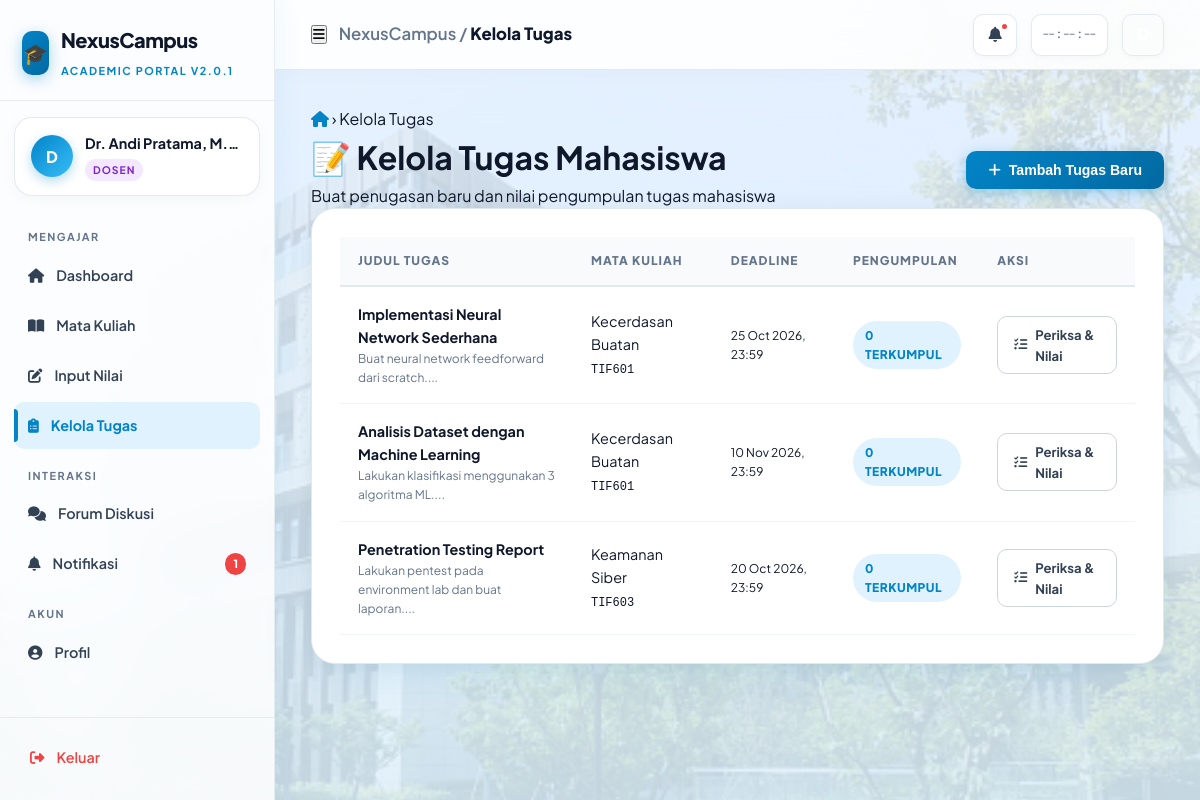
/modules/dosen/tugas.php (signed in), run on the app's committed database.
### tables this page shows
CREATE TABLE tugas (
    id          INT AUTO_INCREMENT PRIMARY KEY,
    matkul_id   INT NOT NULL,
    judul       VARCHAR(200) NOT NULL,
    deskripsi   TEXT,
    deadline    DATETIME NOT NULL,
    max_score   DECIMAL(5,2) DEFAULT 100,
    created_at  DATETIME DEFAULT CURRENT_TIMESTAMP,
    FOREIGN KEY (matkul_id) REFERENCES mata_kuliah(id) ON DELETE CASCADE
);

CREATE TABLE mata_kuliah (
    id          INT AUTO_INCREMENT PRIMARY KEY,
    kode        VARCHAR(20) UNIQUE NOT NULL,
    nama        VARCHAR(150) NOT NULL,
    sks         TINYINT NOT NULL DEFAULT 3,
    dosen_id    INT NOT NULL,
    semester    TINYINT NOT NULL,
    prodi       VARCHAR(100) NOT NULL,
    deskripsi   TEXT DEFAULT NULL,
    created_at  DATETIME DEFAULT CURRENT_TIMESTAMP,
    FOREIGN KEY (dosen_id) REFERENCES dosen(id) ON DELETE CASCADE
);

### includes/auth.php (called while the page is built, shortened)
<?php
function e(mixed $val): string {
    return htmlspecialchars((string)$val, ENT_QUOTES | ENT_SUBSTITUTE, 'UTF-8');
}

### modules/dosen/tugas.php (the view, shortened to what this page needs)
<?php
require_once '../../includes/auth.php';
$db = getDB();
$user = getCurrentUser();
$dosenId = $user['profile_id'];
$stmt = $db->prepare("
    SELECT t.*, mk.nama as matkul_nama, mk.kode as matkul_kode,
           (SELECT COUNT(*) FROM pengumpulan_tugas WHERE tugas_id = t.id) as total_submit,
           (SELECT COUNT(*) FROM pengumpulan_tugas WHERE tugas_id = t.id AND status = 'submitted') as pending_grade
    FROM tugas t
    JOIN mata_kuliah mk ON t.matkul_id = mk.id
    WHERE mk.dosen_id = ?
    ORDER BY t.created_at DESC
");
$stmt->execute([$dosenId]);
$tugasList = $stmt->fetchAll();
$reviewSubmissions = [];
$selectedTugasInfo = null;
require_once '../../includes/layout_header.php';
?>
<div class="page-header animate-fade-in-up">
  <div class="breadcrumb">
    <a href="<?= APP_URL ?>/dashboard.php"><i class="fas fa-house"></i></a>
    <span class="breadcrumb-sep">›</span>
    <span>Kelola Tugas</span>
  </div>
  <div class="flex-between">
    <div>
      <h1 class="page-title">📝 Kelola Tugas Mahasiswa</h1>
      <p class="page-subtitle">Buat penugasan baru dan nilai pengumpulan tugas mahasiswa</p>
    </div>
    <button class="btn btn-primary" onclick="NexusModal.open('modalTambahTugas')">
      <i class="fas fa-plus"></i> Tambah Tugas Baru
    </button>
  </div>
</div>
<?php if ($selectedTugasInfo): ?>
<div class="card animate-fade-in-up mb-3">
  <div class="flex-between mb-3">
    <div>
      <h3 style="font-size:1.2rem;margin-bottom:4px"><?= e($selectedTugasInfo['judul']) ?></h3>
      <span class="badge badge-blue"><?= e($selectedTugasInfo['matkul_nama']) ?></span>
      <span class="text-sm text-muted ml-2">Deadline: <?= date('d M Y, H:i', strtotime($selectedTugasInfo['deadline'])) ?></span>
    </div>
    <a href="tugas.php" class="btn btn-outline btn-sm"><i class="fas fa-arrow-left"></i> Kembali ke Daftar Tugas</a>
  </div>
  <div class="table-container">
    <table class="table">
      <thead>
        <tr>
          <th>NIM & Mahasiswa</th>
          <th>Waktu Kirim</th>
          <th>File Pengumpulan</th>
          <th>Catatan Mahasiswa</th>
          <th>Nilai & Feedback</th>
        </tr>
      </thead>
      <tbody>
        <?php if (empty($reviewSubmissions)): ?>
        <tr><td colspan="5" class="text-center text-muted">Belum ada mahasiswa yang mengumpulkan tugas ini.</td></tr>
        <?php endif; ?>
        <?php foreach ($reviewSubmissions as $sub): ?>
        <tr>
          <td>
            <strong><?= e($sub['nama_lengkap']) ?></strong>
            <div class="font-mono text-xs text-muted"><?= e($sub['nim']) ?></div>
          </td>
          <td>
            <div class="text-xs"><?= date('d/m/Y H:i', strtotime($sub['submitted_at'])) ?></div>
            <span class="badge badge-<?= $sub['status'] === 'late' ? 'warning' : 'success' ?>">
              <?= ucfirst($sub['status']) ?>
            </span>
          </td>
          <td>
            <?php if ($sub['file_path']): ?>
            <a href="<?= APP_URL . '/' . e($sub['file_path']) ?>" download class="btn btn-outline btn-sm font-mono">
              <i class="fas fa-download"></i> Unduh File
            </a>
            <?php else: ?>
            <span class="text-muted text-xs">Tanpa lampiran</span>
            <?php endif; ?>
          </td>
          <td><p class="text-xs text-muted mb-0"><?= e($sub['catatan'] ?: '-') ?></p></td>
          <td>
            <form method="POST" style="display:flex;gap:8px;align-items:center">
              <input type="hidden" name="nilai_submission" value="1">
              <input type="hidden" name="submission_id" value="<?= $sub['id'] ?>">
              <input type="number" name="nilai" class="form-control" style="width:75px"
                     value="<?= $sub['nilai'] !== null ? $sub['nilai'] : '' ?>" placeholder="0-100" min="0" max="100" step="0.5" required>
              <input type="text" name="feedback" class="form-control" style="width:160px"
                     value="<?= e($sub['feedback'] ?? '') ?>" placeholder="Catatan/feedback">
              <button type="submit" class="btn btn-cyan btn-sm"><i class="fas fa-check"></i></button>
            </form>
          </td>
        </tr>
        <?php endforeach; ?>
      </tbody>
    </table>
  </div>
</div>
<?php else: ?>
<div class="card animate-fade-in-up">
  <div class="table-container">
    <table class="table">
      <thead>
        <tr>
          <th>Judul Tugas</th>
          <th>Mata Kuliah</th>
          <th>Deadline</th>
          <th>Pengumpulan</th>
          <th>Aksi</th>
        </tr>
      </thead>
      <tbody>
        <?php foreach ($tugasList as $t): ?>
        <tr>
          <td>
            <strong><?= e($t['judul']) ?></strong>
            <div class="text-xs text-muted"><?= e(substr($t['deskripsi'], 0, 70)) ?>...</div>
          </td>
          <td>
            <div><?= e($t['matkul_nama']) ?></div>
            <code class="text-xs"><?= e($t['matkul_kode']) ?></code>
          </td>
          <td class="text-xs font-mono">
            <?= date('d M Y, H:i', strtotime($t['deadline'])) ?>
          </td>
          <td>
            <span class="badge badge-cyan"><?= $t['total_submit'] ?> Terkumpul</span>
          </td>
          <td>
            <a href="?review=<?= $t['id'] ?>" class="btn btn-outline btn-sm">
              <i class="fas fa-list-check"></i> Periksa & Nilai
            </a>
          </td>
        </tr>
        <?php endforeach; ?>
      </tbody>
    </table>
  </div>
</div>
<?php endif; ?>
<?php require_once '../../includes/layout_footer.php'; ?>

### assets/css/main.css (style rules this page uses)
:root { --primary-blue: #0284c7; --primary-dark: #0369a1; --primary-deep: #0f172a; --accent-cyan: #06b6d4; --accent-light: #e0f2fe; --accent-amber: #f59e0b; --accent-red: #ef4444; --accent-green: #10b981; --glass-bg: rgba(255, 255, 255, 0.88); --glass-card: rgba(255, 255, 255, 0.92); --glass-card-hover: #ffffff; --glass-border: rgba(255, 255, 255, 0.6); --glass-shadow: 0 20px 40px -15px rgba(2, 132, 199, 0.12), 0 0 25px rgba(0, 0, 0, 0.05); --text-primary: #0f172a; --text-secondary: #334155; --text-muted: #64748b; --sidebar-w: 275px; --topbar-h: 70px; --radius-sm: 10px; --radius-md: 18px; --radius-lg: 24px; --radius-xl: 32px; }
*, *::before, *::after { box-sizing: border-box; margin: 0; padding: 0; }
body { font-family: 'Plus Jakarta Sans', system-ui, sans-serif; color: var(--text-primary); min-height: 100vh; line-height: 1.6; background-color: #f0f7ff; background-image: linear-gradient(180deg, rgba(240, 247, 255, 0.82) 0%, rgba(224, 242, 254, 0.88) 100%), url('../img/gedung-kampus.png'); background-size: cover; background-position: center top; background-attachment: fixed; background-repeat: no-repeat; overflow-x: hidden; }
a { color: var(--primary-blue); text-decoration: none; transition: 0.2s ease; }
.card { background: #ffffff; border: 1px solid #e2e8f0; border-radius: var(--radius-lg); padding: 28px; box-shadow: var(--glass-shadow); transition: all 0.2s ease; }
.btn { display: inline-flex; align-items: center; gap: 8px; padding: 11px 22px; border-radius: var(--radius-sm); font-size: 0.88rem; font-weight: 700; cursor: pointer; border: none; transition: all 0.2s ease; text-decoration: none; }
.btn-primary { background: linear-gradient(135deg, #0284c7, #0369a1); color: #fff; box-shadow: 0 4px 15px rgba(2, 132, 199, 0.35); }
.btn-outline { background: #ffffff; border: 1px solid #cbd5e1; color: var(--text-secondary); }
.btn-sm { padding: 7px 16px; font-size: 0.82rem; }
.table-container { overflow-x: auto; }
.table { width: 100%; border-collapse: collapse; font-size: 0.9rem; }
.table th { background: #f8fafc; color: var(--text-muted); font-size: 0.75rem; text-transform: uppercase; letter-spacing: 1px; font-weight: 800; padding: 14px 18px; border-bottom: 2px solid #e2e8f0; text-align: left; }
.table td { padding: 16px 18px; border-bottom: 1px solid #f1f5f9; color: var(--text-primary); vertical-align: middle; }
.badge { display: inline-flex; align-items: center; gap: 5px; padding: 5px 12px; border-radius: 99px; font-size: 0.75rem; font-weight: 800; text-transform: uppercase; letter-spacing: 0.5px; }
.badge-cyan { background: #e0f2fe; color: #0284c7; }
.flex-between { display: flex; align-items: center; justify-content: space-between; }
.text-muted { color: var(--text-muted); }
.text-xs { font-size: 0.75rem; }

### data on the page
tugas: judul "Implementasi Neural Network Sederhana", deskripsi "Buat neural network feedforward dari scratch.", matkul.nama "Kecerdasan Buatan", matkul.kode "TIF601", deadline "25 Oct 2026, 23:59", total_submit "0"
tugas: judul "Analisis Dataset dengan Machine Learning", deskripsi "Lakukan klasifikasi menggunakan 3 algoritma ML.", matkul.nama "Kecerdasan Buatan", matkul.kode "TIF601", deadline "10 Nov 2026, 23:59", total_submit "0"
tugas: judul "Penetration Testing Report", deskripsi "Lakukan pentest pada environment lab dan buat laporan.", matkul.nama "Keamanan Siber", matkul.kode "TIF603", deadline "20 Oct 2026, 23:59", total_submit "0"

### other printed values
APP_NAME "NexusCampus"
APP_VERSION "2.0.1"
$initial "D"
$user['nama'] "Dr. Andi Pratama, M.…"
$role "DOSEN"
$section "MENGAJAR"
$item['label'] "Dashboard"
$item['label'] "Mata Kuliah"
$item['label'] "Input Nilai"
$item['label'] "Kelola Tugas"
$section "INTERAKSI"
$item['label'] "Forum Diskusi"
$item['label'] "Notifikasi"
$item['badge'] "1"
$section "AKUN"
